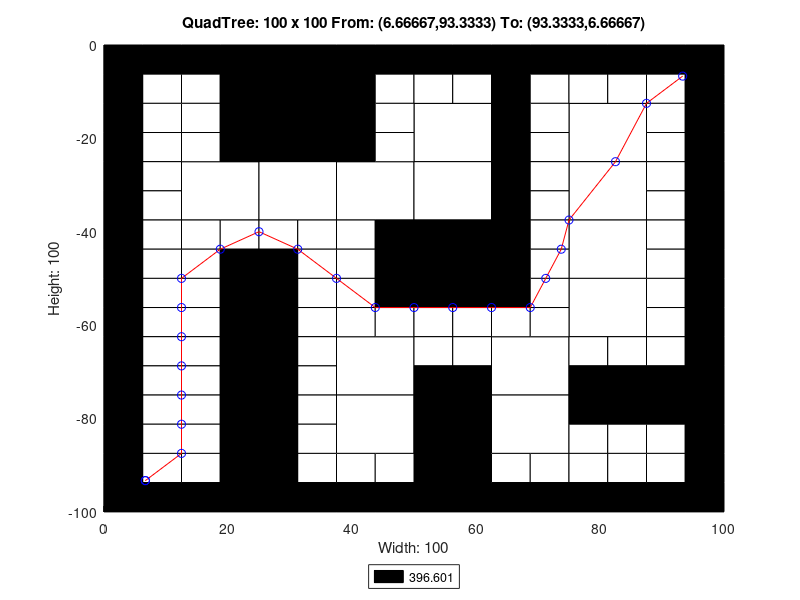

Recreate this plot in MATLAB.
axis([0 100 -100 0]);
title('QuadTree: 100 x 100 From: (6.66667,93.3333) To: (93.3333,6.66667)');
xlabel('Width: 100');
ylabel('Height: 100');
rectangle('Position',[25 -12.5 12.5 12.5], 'FaceColor',[0 0 0]);
rectangle('Position',[25 -25 12.5 12.5], 'FaceColor',[0 0 0]);
rectangle('Position',[12.5 -37.5 12.5 12.5], 'FaceColor',[1 1 1]);
rectangle('Position',[25 -37.5 12.5 12.5], 'FaceColor',[1 1 1]);
rectangle('Position',[37.5 -37.5 12.5 12.5], 'FaceColor',[1 1 1]);
rectangle('Position',[50 -25 12.5 12.5], 'FaceColor',[1 1 1]);
rectangle('Position',[75 -25 12.5 12.5], 'FaceColor',[1 1 1]);
rectangle('Position',[50 -37.5 12.5 12.5], 'FaceColor',[1 1 1]);
rectangle('Position',[50 -50 12.5 12.5], 'FaceColor',[0 0 0]);
rectangle('Position',[75 -37.5 12.5 12.5], 'FaceColor',[1 1 1]);
rectangle('Position',[75 -50 12.5 12.5], 'FaceColor',[1 1 1]);
rectangle('Position',[37.5 -75 12.5 12.5], 'FaceColor',[1 1 1]);
rectangle('Position',[37.5 -87.5 12.5 12.5], 'FaceColor',[1 1 1]);
rectangle('Position',[62.5 -75 12.5 12.5], 'FaceColor',[1 1 1]);
rectangle('Position',[75 -62.5 12.5 12.5], 'FaceColor',[1 1 1]);
rectangle('Position',[50 -87.5 12.5 12.5], 'FaceColor',[0 0 0]);
rectangle('Position',[62.5 -87.5 12.5 12.5], 'FaceColor',[1 1 1]);
rectangle('Position',[50 -100 12.5 12.5], 'FaceColor',[0 0 0]);
rectangle('Position',[0 -6.25 6.25 6.25], 'FaceColor',[0 0 0]);
rectangle('Position',[6.25 -6.25 6.25 6.25], 'FaceColor',[0 0 0]);
rectangle('Position',[0 -12.5 6.25 6.25], 'FaceColor',[0 0 0]);
rectangle('Position',[6.25 -12.5 6.25 6.25], 'FaceColor',[1 1 1]);
rectangle('Position',[12.5 -6.25 6.25 6.25], 'FaceColor',[0 0 0]);
rectangle('Position',[18.75 -6.25 6.25 6.25], 'FaceColor',[0 0 0]);
rectangle('Position',[12.5 -12.5 6.25 6.25], 'FaceColor',[1 1 1]);
rectangle('Position',[18.75 -12.5 6.25 6.25], 'FaceColor',[0 0 0]);
rectangle('Position',[0 -18.75 6.25 6.25], 'FaceColor',[0 0 0]);
rectangle('Position',[6.25 -18.75 6.25 6.25], 'FaceColor',[1 1 1]);
rectangle('Position',[0 -25 6.25 6.25], 'FaceColor',[0 0 0]);
rectangle('Position',[6.25 -25 6.25 6.25], 'FaceColor',[1 1 1]);
rectangle('Position',[12.5 -18.75 6.25 6.25], 'FaceColor',[1 1 1]);
rectangle('Position',[18.75 -18.75 6.25 6.25], 'FaceColor',[0 0 0]);
rectangle('Position',[12.5 -25 6.25 6.25], 'FaceColor',[1 1 1]);
rectangle('Position',[18.75 -25 6.25 6.25], 'FaceColor',[0 0 0]);
rectangle('Position',[37.5 -6.25 6.25 6.25], 'FaceColor',[0 0 0]);
rectangle('Position',[43.75 -6.25 6.25 6.25], 'FaceColor',[0 0 0]);
rectangle('Position',[37.5 -12.5 6.25 6.25], 'FaceColor',[0 0 0]);
rectangle('Position',[43.75 -12.5 6.25 6.25], 'FaceColor',[1 1 1]);
rectangle('Position',[37.5 -18.75 6.25 6.25], 'FaceColor',[0 0 0]);
rectangle('Position',[43.75 -18.75 6.25 6.25], 'FaceColor',[1 1 1]);
rectangle('Position',[37.5 -25 6.25 6.25], 'FaceColor',[0 0 0]);
rectangle('Position',[43.75 -25 6.25 6.25], 'FaceColor',[1 1 1]);
rectangle('Position',[0 -31.25 6.25 6.25], 'FaceColor',[0 0 0]);
rectangle('Position',[6.25 -31.25 6.25 6.25], 'FaceColor',[1 1 1]);
rectangle('Position',[0 -37.5 6.25 6.25], 'FaceColor',[0 0 0]);
rectangle('Position',[6.25 -37.5 6.25 6.25], 'FaceColor',[1 1 1]);
rectangle('Position',[0 -43.75 6.25 6.25], 'FaceColor',[0 0 0]);
rectangle('Position',[6.25 -43.75 6.25 6.25], 'FaceColor',[1 1 1]);
rectangle('Position',[0 -50 6.25 6.25], 'FaceColor',[0 0 0]);
rectangle('Position',[6.25 -50 6.25 6.25], 'FaceColor',[1 1 1]);
rectangle('Position',[12.5 -43.75 6.25 6.25], 'FaceColor',[1 1 1]);
rectangle('Position',[18.75 -43.75 6.25 6.25], 'FaceColor',[1 1 1]);
rectangle('Position',[12.5 -50 6.25 6.25], 'FaceColor',[1 1 1]);
rectangle('Position',[18.75 -50 6.25 6.25], 'FaceColor',[0 0 0]);
rectangle('Position',[25 -43.75 6.25 6.25], 'FaceColor',[1 1 1]);
rectangle('Position',[31.25 -43.75 6.25 6.25], 'FaceColor',[1 1 1]);
rectangle('Position',[25 -50 6.25 6.25], 'FaceColor',[0 0 0]);
rectangle('Position',[31.25 -50 6.25 6.25], 'FaceColor',[1 1 1]);
rectangle('Position',[37.5 -43.75 6.25 6.25], 'FaceColor',[1 1 1]);
rectangle('Position',[43.75 -43.75 6.25 6.25], 'FaceColor',[0 0 0]);
rectangle('Position',[37.5 -50 6.25 6.25], 'FaceColor',[1 1 1]);
rectangle('Position',[43.75 -50 6.25 6.25], 'FaceColor',[0 0 0]);
rectangle('Position',[50 -6.25 6.25 6.25], 'FaceColor',[0 0 0]);
rectangle('Position',[56.25 -6.25 6.25 6.25], 'FaceColor',[0 0 0]);
rectangle('Position',[50 -12.5 6.25 6.25], 'FaceColor',[1 1 1]);
rectangle('Position',[56.25 -12.5 6.25 6.25], 'FaceColor',[1 1 1]);
rectangle('Position',[62.5 -6.25 6.25 6.25], 'FaceColor',[0 0 0]);
rectangle('Position',[68.75 -6.25 6.25 6.25], 'FaceColor',[0 0 0]);
rectangle('Position',[62.5 -12.5 6.25 6.25], 'FaceColor',[0 0 0]);
rectangle('Position',[68.75 -12.5 6.25 6.25], 'FaceColor',[1 1 1]);
rectangle('Position',[62.5 -18.75 6.25 6.25], 'FaceColor',[0 0 0]);
rectangle('Position',[68.75 -18.75 6.25 6.25], 'FaceColor',[1 1 1]);
rectangle('Position',[62.5 -25 6.25 6.25], 'FaceColor',[0 0 0]);
rectangle('Position',[68.75 -25 6.25 6.25], 'FaceColor',[1 1 1]);
rectangle('Position',[75 -6.25 6.25 6.25], 'FaceColor',[0 0 0]);
rectangle('Position',[81.25 -6.25 6.25 6.25], 'FaceColor',[0 0 0]);
rectangle('Position',[75 -12.5 6.25 6.25], 'FaceColor',[1 1 1]);
rectangle('Position',[81.25 -12.5 6.25 6.25], 'FaceColor',[1 1 1]);
rectangle('Position',[87.5 -6.25 6.25 6.25], 'FaceColor',[0 0 0]);
rectangle('Position',[93.75 -6.25 6.25 6.25], 'FaceColor',[0 0 0]);
rectangle('Position',[87.5 -12.5 6.25 6.25], 'FaceColor',[1 1 1]);
rectangle('Position',[93.75 -12.5 6.25 6.25], 'FaceColor',[0 0 0]);
rectangle('Position',[87.5 -18.75 6.25 6.25], 'FaceColor',[1 1 1]);
rectangle('Position',[93.75 -18.75 6.25 6.25], 'FaceColor',[0 0 0]);
rectangle('Position',[87.5 -25 6.25 6.25], 'FaceColor',[1 1 1]);
rectangle('Position',[93.75 -25 6.25 6.25], 'FaceColor',[0 0 0]);
rectangle('Position',[62.5 -31.25 6.25 6.25], 'FaceColor',[0 0 0]);
rectangle('Position',[68.75 -31.25 6.25 6.25], 'FaceColor',[1 1 1]);
rectangle('Position',[62.5 -37.5 6.25 6.25], 'FaceColor',[0 0 0]);
rectangle('Position',[68.75 -37.5 6.25 6.25], 'FaceColor',[1 1 1]);
rectangle('Position',[62.5 -43.75 6.25 6.25], 'FaceColor',[0 0 0]);
rectangle('Position',[68.75 -43.75 6.25 6.25], 'FaceColor',[1 1 1]);
rectangle('Position',[62.5 -50 6.25 6.25], 'FaceColor',[0 0 0]);
rectangle('Position',[68.75 -50 6.25 6.25], 'FaceColor',[1 1 1]);
rectangle('Position',[87.5 -31.25 6.25 6.25], 'FaceColor',[1 1 1]);
rectangle('Position',[93.75 -31.25 6.25 6.25], 'FaceColor',[0 0 0]);
rectangle('Position',[87.5 -37.5 6.25 6.25], 'FaceColor',[1 1 1]);
rectangle('Position',[93.75 -37.5 6.25 6.25], 'FaceColor',[0 0 0]);
rectangle('Position',[87.5 -43.75 6.25 6.25], 'FaceColor',[1 1 1]);
rectangle('Position',[93.75 -43.75 6.25 6.25], 'FaceColor',[0 0 0]);
rectangle('Position',[87.5 -50 6.25 6.25], 'FaceColor',[1 1 1]);
rectangle('Position',[93.75 -50 6.25 6.25], 'FaceColor',[0 0 0]);
rectangle('Position',[0 -56.25 6.25 6.25], 'FaceColor',[0 0 0]);
rectangle('Position',[6.25 -56.25 6.25 6.25], 'FaceColor',[1 1 1]);
rectangle('Position',[0 -62.5 6.25 6.25], 'FaceColor',[0 0 0]);
rectangle('Position',[6.25 -62.5 6.25 6.25], 'FaceColor',[1 1 1]);
rectangle('Position',[12.5 -56.25 6.25 6.25], 'FaceColor',[1 1 1]);
rectangle('Position',[18.75 -56.25 6.25 6.25], 'FaceColor',[0 0 0]);
rectangle('Position',[12.5 -62.5 6.25 6.25], 'FaceColor',[1 1 1]);
rectangle('Position',[18.75 -62.5 6.25 6.25], 'FaceColor',[0 0 0]);
rectangle('Position',[0 -68.75 6.25 6.25], 'FaceColor',[0 0 0]);
rectangle('Position',[6.25 -68.75 6.25 6.25], 'FaceColor',[1 1 1]);
rectangle('Position',[0 -75 6.25 6.25], 'FaceColor',[0 0 0]);
rectangle('Position',[6.25 -75 6.25 6.25], 'FaceColor',[1 1 1]);
rectangle('Position',[12.5 -68.75 6.25 6.25], 'FaceColor',[1 1 1]);
rectangle('Position',[18.75 -68.75 6.25 6.25], 'FaceColor',[0 0 0]);
rectangle('Position',[12.5 -75 6.25 6.25], 'FaceColor',[1 1 1]);
rectangle('Position',[18.75 -75 6.25 6.25], 'FaceColor',[0 0 0]);
rectangle('Position',[25 -56.25 6.25 6.25], 'FaceColor',[0 0 0]);
rectangle('Position',[31.25 -56.25 6.25 6.25], 'FaceColor',[1 1 1]);
rectangle('Position',[25 -62.5 6.25 6.25], 'FaceColor',[0 0 0]);
rectangle('Position',[31.25 -62.5 6.25 6.25], 'FaceColor',[1 1 1]);
rectangle('Position',[37.5 -56.25 6.25 6.25], 'FaceColor',[1 1 1]);
rectangle('Position',[43.75 -56.25 6.25 6.25], 'FaceColor',[0 0 0]);
rectangle('Position',[37.5 -62.5 6.25 6.25], 'FaceColor',[1 1 1]);
rectangle('Position',[43.75 -62.5 6.25 6.25], 'FaceColor',[1 1 1]);
rectangle('Position',[25 -68.75 6.25 6.25], 'FaceColor',[0 0 0]);
rectangle('Position',[31.25 -68.75 6.25 6.25], 'FaceColor',[1 1 1]);
rectangle('Position',[25 -75 6.25 6.25], 'FaceColor',[0 0 0]);
rectangle('Position',[31.25 -75 6.25 6.25], 'FaceColor',[1 1 1]);
rectangle('Position',[0 -81.25 6.25 6.25], 'FaceColor',[0 0 0]);
rectangle('Position',[6.25 -81.25 6.25 6.25], 'FaceColor',[1 1 1]);
rectangle('Position',[0 -87.5 6.25 6.25], 'FaceColor',[0 0 0]);
rectangle('Position',[6.25 -87.5 6.25 6.25], 'FaceColor',[1 1 1]);
rectangle('Position',[12.5 -81.25 6.25 6.25], 'FaceColor',[1 1 1]);
rectangle('Position',[18.75 -81.25 6.25 6.25], 'FaceColor',[0 0 0]);
rectangle('Position',[12.5 -87.5 6.25 6.25], 'FaceColor',[1 1 1]);
rectangle('Position',[18.75 -87.5 6.25 6.25], 'FaceColor',[0 0 0]);
rectangle('Position',[0 -93.75 6.25 6.25], 'FaceColor',[0 0 0]);
rectangle('Position',[6.25 -93.75 6.25 6.25], 'FaceColor',[1 1 1]);
rectangle('Position',[0 -100 6.25 6.25], 'FaceColor',[0 0 0]);
rectangle('Position',[6.25 -100 6.25 6.25], 'FaceColor',[0 0 0]);
rectangle('Position',[12.5 -93.75 6.25 6.25], 'FaceColor',[1 1 1]);
rectangle('Position',[18.75 -93.75 6.25 6.25], 'FaceColor',[0 0 0]);
rectangle('Position',[12.5 -100 6.25 6.25], 'FaceColor',[0 0 0]);
rectangle('Position',[18.75 -100 6.25 6.25], 'FaceColor',[0 0 0]);
rectangle('Position',[25 -81.25 6.25 6.25], 'FaceColor',[0 0 0]);
rectangle('Position',[31.25 -81.25 6.25 6.25], 'FaceColor',[1 1 1]);
rectangle('Position',[25 -87.5 6.25 6.25], 'FaceColor',[0 0 0]);
rectangle('Position',[31.25 -87.5 6.25 6.25], 'FaceColor',[1 1 1]);
rectangle('Position',[25 -93.75 6.25 6.25], 'FaceColor',[0 0 0]);
rectangle('Position',[31.25 -93.75 6.25 6.25], 'FaceColor',[1 1 1]);
rectangle('Position',[25 -100 6.25 6.25], 'FaceColor',[0 0 0]);
rectangle('Position',[31.25 -100 6.25 6.25], 'FaceColor',[0 0 0]);
rectangle('Position',[37.5 -93.75 6.25 6.25], 'FaceColor',[1 1 1]);
rectangle('Position',[43.75 -93.75 6.25 6.25], 'FaceColor',[1 1 1]);
rectangle('Position',[37.5 -100 6.25 6.25], 'FaceColor',[0 0 0]);
rectangle('Position',[43.75 -100 6.25 6.25], 'FaceColor',[0 0 0]);
rectangle('Position',[50 -56.25 6.25 6.25], 'FaceColor',[0 0 0]);
rectangle('Position',[56.25 -56.25 6.25 6.25], 'FaceColor',[0 0 0]);
rectangle('Position',[50 -62.5 6.25 6.25], 'FaceColor',[1 1 1]);
rectangle('Position',[56.25 -62.5 6.25 6.25], 'FaceColor',[1 1 1]);
rectangle('Position',[62.5 -56.25 6.25 6.25], 'FaceColor',[0 0 0]);
rectangle('Position',[68.75 -56.25 6.25 6.25], 'FaceColor',[1 1 1]);
rectangle('Position',[62.5 -62.5 6.25 6.25], 'FaceColor',[1 1 1]);
rectangle('Position',[68.75 -62.5 6.25 6.25], 'FaceColor',[1 1 1]);
rectangle('Position',[50 -68.75 6.25 6.25], 'FaceColor',[1 1 1]);
rectangle('Position',[56.25 -68.75 6.25 6.25], 'FaceColor',[1 1 1]);
rectangle('Position',[50 -75 6.25 6.25], 'FaceColor',[0 0 0]);
rectangle('Position',[56.25 -75 6.25 6.25], 'FaceColor',[0 0 0]);
rectangle('Position',[87.5 -56.25 6.25 6.25], 'FaceColor',[1 1 1]);
rectangle('Position',[93.75 -56.25 6.25 6.25], 'FaceColor',[0 0 0]);
rectangle('Position',[87.5 -62.5 6.25 6.25], 'FaceColor',[1 1 1]);
rectangle('Position',[93.75 -62.5 6.25 6.25], 'FaceColor',[0 0 0]);
rectangle('Position',[75 -68.75 6.25 6.25], 'FaceColor',[1 1 1]);
rectangle('Position',[81.25 -68.75 6.25 6.25], 'FaceColor',[1 1 1]);
rectangle('Position',[75 -75 6.25 6.25], 'FaceColor',[0 0 0]);
rectangle('Position',[81.25 -75 6.25 6.25], 'FaceColor',[0 0 0]);
rectangle('Position',[87.5 -68.75 6.25 6.25], 'FaceColor',[1 1 1]);
rectangle('Position',[93.75 -68.75 6.25 6.25], 'FaceColor',[0 0 0]);
rectangle('Position',[87.5 -75 6.25 6.25], 'FaceColor',[0 0 0]);
rectangle('Position',[93.75 -75 6.25 6.25], 'FaceColor',[0 0 0]);
rectangle('Position',[62.5 -93.75 6.25 6.25], 'FaceColor',[1 1 1]);
rectangle('Position',[68.75 -93.75 6.25 6.25], 'FaceColor',[1 1 1]);
rectangle('Position',[62.5 -100 6.25 6.25], 'FaceColor',[0 0 0]);
rectangle('Position',[68.75 -100 6.25 6.25], 'FaceColor',[0 0 0]);
rectangle('Position',[75 -81.25 6.25 6.25], 'FaceColor',[0 0 0]);
rectangle('Position',[81.25 -81.25 6.25 6.25], 'FaceColor',[0 0 0]);
rectangle('Position',[75 -87.5 6.25 6.25], 'FaceColor',[1 1 1]);
rectangle('Position',[81.25 -87.5 6.25 6.25], 'FaceColor',[1 1 1]);
rectangle('Position',[87.5 -81.25 6.25 6.25], 'FaceColor',[0 0 0]);
rectangle('Position',[93.75 -81.25 6.25 6.25], 'FaceColor',[0 0 0]);
rectangle('Position',[87.5 -87.5 6.25 6.25], 'FaceColor',[1 1 1]);
rectangle('Position',[93.75 -87.5 6.25 6.25], 'FaceColor',[0 0 0]);
rectangle('Position',[75 -93.75 6.25 6.25], 'FaceColor',[1 1 1]);
rectangle('Position',[81.25 -93.75 6.25 6.25], 'FaceColor',[1 1 1]);
rectangle('Position',[75 -100 6.25 6.25], 'FaceColor',[0 0 0]);
rectangle('Position',[81.25 -100 6.25 6.25], 'FaceColor',[0 0 0]);
rectangle('Position',[87.5 -93.75 6.25 6.25], 'FaceColor',[1 1 1]);
rectangle('Position',[93.75 -93.75 6.25 6.25], 'FaceColor',[0 0 0]);
rectangle('Position',[87.5 -100 6.25 6.25], 'FaceColor',[0 0 0]);
rectangle('Position',[93.75 -100 6.25 6.25], 'FaceColor',[0 0 0]);
X=[93.3333,87.5,82.5,75,73.75,71.25,68.75,62.5,56.25,50,43.75,37.5,31.25,25,18.75,12.5,12.5,12.5,12.5,12.5,12.5,12.5,6.66667,6.66667];
Y=[-6.66667,-12.5,-25,-37.5,-43.75,-50,-56.25,-56.25,-56.25,-56.25,-56.25,-50,-43.75,-40,-43.75,-50,-56.25,-62.5,-68.75,-75,-81.25,-87.5,-93.3333,-93.3333];
hold on;
plot(X,Y,'r');
plot(X,Y,'bo');
legend('396.601','Location','southoutside');
